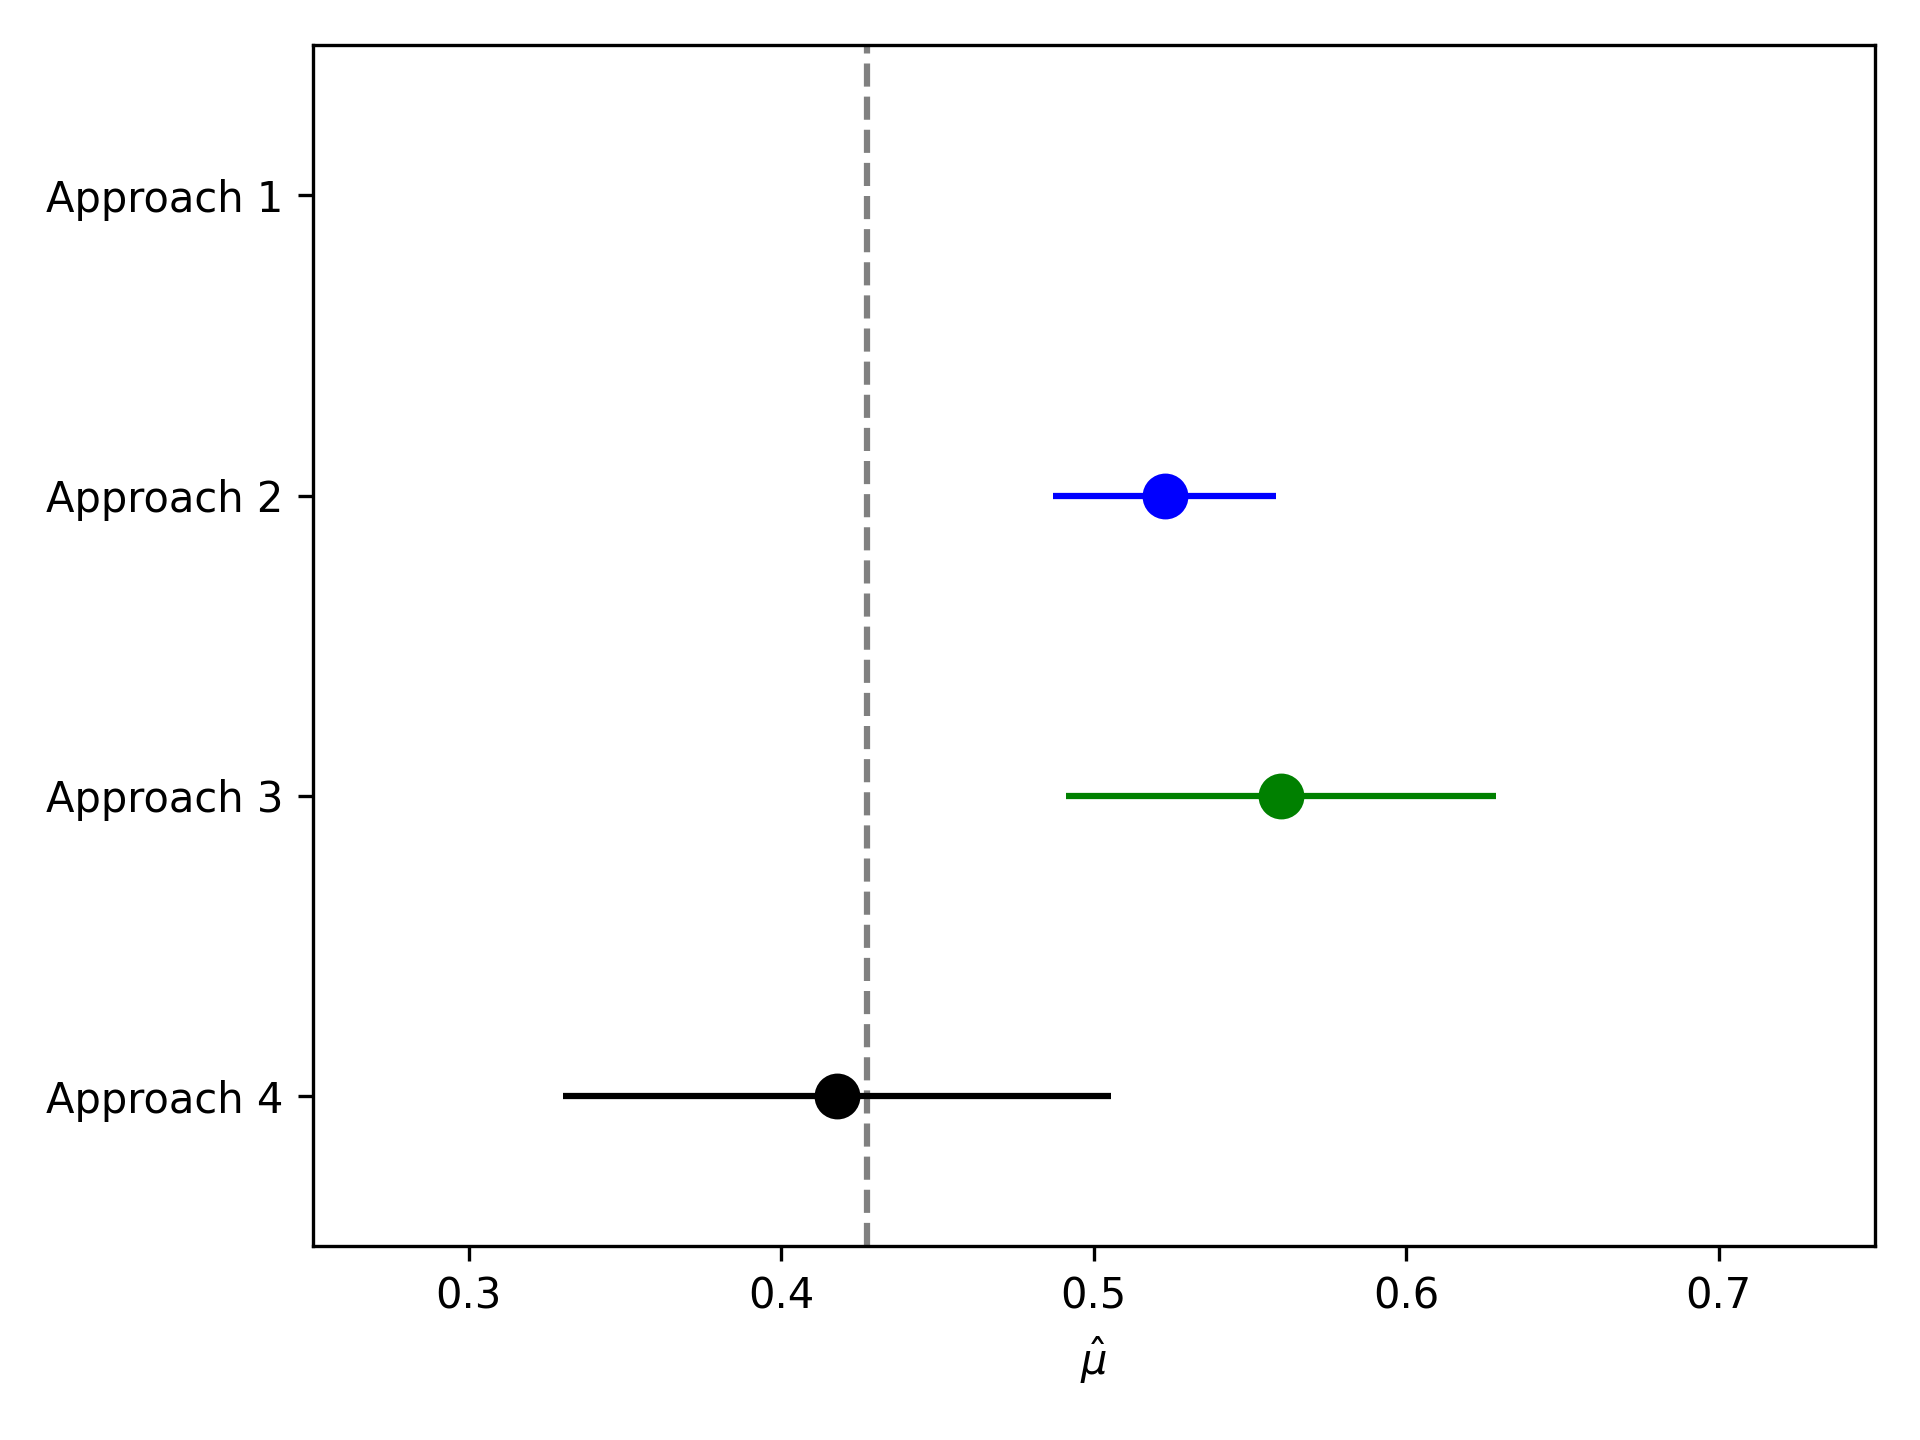

Write Python code to recreate this figure.
import numpy as np
import pandas as pd
import matplotlib.pyplot as plt
from delicatessen import MEstimator
from delicatessen.estimating_equations import ee_logistic_regression
from delicatessen.utilities import inverse_logit

from dgm import generate_data_1, generate_x, generate_data, generate_data_2, generate_data_3

np.random.seed(13659321)

# Creating generic W,V distribution plot
width = 0.30       # the width of the bars: can also be len(x) sequence
fig, ax = plt.subplots(figsize=(6.5, 4.5))
ax.bar([1, 2, 3],
       [0.25, 0.75, 0.65],
       width, color='blue', edgecolor='k', label=r'$W$')
ax.bar([1.3, 2.3, 3.3],
       [0.2, 0.2, 0.35],
       width, color='cyan', edgecolor='k', label=r'$V$')
plt.xticks([1.15, 2.15, 3.15],
           [r'$S=1$', r'$S=2$', r'$S=3$'])
plt.yticks([0, 0.25, 0.5, 0.75, 1.0])
plt.ylabel("Population Proportion")
plt.legend()
plt.tight_layout()
plt.savefig("figure_didactic_popprops.png", format='png', dpi=300)
plt.close()

# Calculating the true value
pop1 = generate_x(generate_data_1(n=1000000))
truth = np.mean(pop1['X'])
print(truth)
# print(np.mean(pop1['X*']))

d = generate_data(n1=1500, n2=750, n3=200)
d.to_csv("exdat.csv")
d.info()
# print(d.describe())
# sensitivity = np.mean(d.loc[(d['S'] == 3) & (d['X'] == 1), 'X*'])
# specificity = np.mean(d.loc[(d['S'] == 3) & (d['X'] == 0), 'X*'])
# print(sensitivity)
# print(specificity)
# print(np.mean(d.loc[d['S'] == 2, 'X*']))

s = np.asarray(d['S'])
x = np.asarray(d['X'])
xm = np.asarray(d['X*'])
d['C'] = 1
w = np.asarray(d[['C', 'W']])
p = np.where(d['S'] == 1, 1, np.nan)
p = np.where(d['S'] == 2, 0, p)


def psi_approach_2(theta):
    data = d.loc[d['S'] == 2].copy()
    return data['X*'] - theta


def psi_approach_3(theta):
    data = d.loc[d['S'] == 3].copy()
    return data['X'] - theta


def psi_approach_4(theta):
    sens = np.where(s == 3, (x == 1)*(xm-theta[0]), 0)
    spec = np.where(s == 3, (x == 0)*((1-xm)-theta[1]), 0)

    s_model = ee_logistic_regression(theta[4:],
                                     X=w, y=p)
    s_model = np.nan_to_num(s_model, copy=False, nan=0.)
    pi_s = inverse_logit(np.dot(w, theta[4:]))
    weight = pi_s / (1 - pi_s)

    mu_2 = np.where(s == 2, (xm - theta[2])*weight, 0)
    mu_1 = np.ones(s.shape)*theta[3]*(theta[0] + theta[1] - 1) - (theta[2] + theta[1] - 1)

    return np.vstack([sens[None, :],
                      spec[None, :],
                      mu_2[None, :],
                      mu_1[None, :],
                      s_model])


estr1 = MEstimator(psi_approach_2, init=[0.5])
estr1.estimate(solver='lm')

estr2 = MEstimator(psi_approach_3, init=[0.5])
estr2.estimate(solver='lm')

estr3 = MEstimator(psi_approach_4, init=[0.5, 0.5, 0.5, 0.5, 0., 0.])
estr3.estimate(solver='lm')

# Creating plot of results from a single data set
plt.vlines(truth, 0.5, 4.5, colors='gray', linestyles='--')

plt.scatter(estr1.theta[0], 3, s=100, color='blue')
plt.hlines(3, estr1.confidence_intervals()[0][0], estr1.confidence_intervals()[0][1], colors='blue')
plt.scatter(estr2.theta[0], 2, s=100, color='green')
plt.hlines(2, estr2.confidence_intervals()[0][0], estr2.confidence_intervals()[0][1], colors='green')
plt.scatter(estr3.theta[3], 1, s=100, color='k')
plt.hlines(1, estr3.confidence_intervals()[3][0], estr3.confidence_intervals()[3][1], colors='k')

plt.xlim([0.25, 0.75])
plt.xlabel(r"$\hat{\mu}$")
plt.ylim([0.5, 4.5])
plt.yticks([1, 2, 3, 4], ["Approach 4", "Approach 3", "Approach 2", "Approach 1"])
plt.tight_layout()
plt.savefig("didactic_example.png", format='png', dpi=300)
plt.close()

reps = 2000

bias_a2, cover_a2 = [], []
bias_a3, cover_a3 = [], []
bias_a4, cover_a4 = [], []

for i in range(reps):
    d = generate_data(n1=1500, n2=750, n3=200)

    s = np.asarray(d['S'])
    x = np.asarray(d['X'])
    xm = np.asarray(d['X*'])
    d['C'] = 1
    w = np.asarray(d[['C', 'W']])
    p = np.where(d['S'] == 1, 1, np.nan)
    p = np.where(d['S'] == 2, 0, p)

    # Approach 1
    # no analysis

    # Approach 2
    mest = MEstimator(psi_approach_2, init=[0.5])
    mest.estimate(solver='lm')
    est = mest.theta[0]
    ci = mest.confidence_intervals()[0]
    bias_a2.append(est - truth)
    if ci[0] < truth < ci[1]:
        cover_a2.append(1)
    else:
        cover_a2.append(0)

    # Approach 3
    mest = MEstimator(psi_approach_3, init=[0.5])
    mest.estimate(solver='lm')
    est = mest.theta[0]
    ci = mest.confidence_intervals()[0]
    bias_a3.append(est - truth)
    if ci[0] < truth < ci[1]:
        cover_a3.append(1)
    else:
        cover_a3.append(0)

    # Approach 4
    mest = MEstimator(psi_approach_4, init=[0.5, 0.5, 0.5, 0.5, 0., 0.])
    mest.estimate(solver='lm')
    est = mest.theta[3]
    ci = mest.confidence_intervals()[3]
    bias_a4.append(est - truth)
    if ci[0] < truth < ci[1]:
        cover_a4.append(1)
    else:
        cover_a4.append(0)


print(np.mean(bias_a2))
print(np.mean(cover_a2))

print(np.mean(bias_a3))
print(np.mean(cover_a3))

print(np.mean(bias_a4))
print(np.mean(cover_a4))

fig, ax = plt.subplots(figsize=(6.5, 4.5))
# Reference line
ax.hlines([0], [0], [5], colors='gray', linestyles='--', zorder=1)

# Drawing violin plot results
parts = ax.violinplot([bias_a2, bias_a3, bias_a4], positions=[2, 3, 4],
                      showmeans=True, widths=0.35)
parts['bodies'][0].set_zorder(2)
for pc in parts['bodies']:
    pc.set_color("blue")
for partname in ('cbars', 'cmins', 'cmaxes', 'cmeans'):
    vp = parts[partname]
    vp.set_edgecolor('blue')

ax2 = ax.twinx()
ax2.hlines([0.95], [0], [5], colors='gray', linestyles=':', zorder=1)
ax2.plot([2, 3, 4],
         [np.mean(cover_a2), np.mean(cover_a3), np.mean(cover_a4)],
         'D', color='mediumblue', markersize=7, zorder=3)

plt.xticks([1, 2, 3, 4],
           ["Approach 1", "Approach 2", "Approach 3", "Approach 4"])
plt.xlim([0.5, 4.5])
ax.set_ylim([-0.25, 0.25])
ax.set_ylabel(r"$\hat{\mu} - \mu$")
ax2.set_ylim([0, 1])
ax2.set_ylabel("95% CI Coverage")
ax.spines['top'].set_visible(False)
ax2.spines['top'].set_visible(False)
plt.tight_layout()
plt.savefig("figure_didactic_results.png", format='png', dpi=300)
plt.close()
